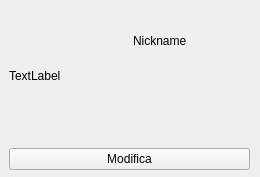
<?xml version="1.0" encoding="UTF-8"?>
<ui version="4.0">
 <class>InfoWidget</class>
 <widget class="QWidget" name="InfoWidget">
  <property name="geometry">
   <rect>
    <x>0</x>
    <y>0</y>
    <width>260</width>
    <height>177</height>
   </rect>
  </property>
  <property name="windowTitle">
   <string>InfoWidget</string>
  </property>
  <widget class="QWidget" name="verticalLayoutWidget_2">
   <property name="geometry">
    <rect>
     <x>9</x>
     <y>9</y>
     <width>241</width>
     <height>161</height>
    </rect>
   </property>
   <layout class="QVBoxLayout" name="verticalLayout_2">
    <item>
     <layout class="QHBoxLayout" name="horizontalLayout">
      <item>
       <widget class="QLabel" name="immagine">
        <property name="text">
         <string>TextLabel</string>
        </property>
       </widget>
      </item>
      <item>
       <layout class="QVBoxLayout" name="verticalLayout">
        <item>
         <widget class="QLabel" name="nickname">
          <property name="text">
           <string>Nickname</string>
          </property>
         </widget>
        </item>
        <item>
         <widget class="QLabel" name="nome">
          <property name="text">
           <string></string>
          </property>
         </widget>
        </item>
       </layout>
      </item>
     </layout>
    </item>
    <item>
     <widget class="QPushButton" name="pushButton">
      <property name="text">
       <string>Modifica</string>
      </property>
     </widget>
    </item>
   </layout>
  </widget>
 </widget>
 <resources/>
 <connections/>
</ui>
